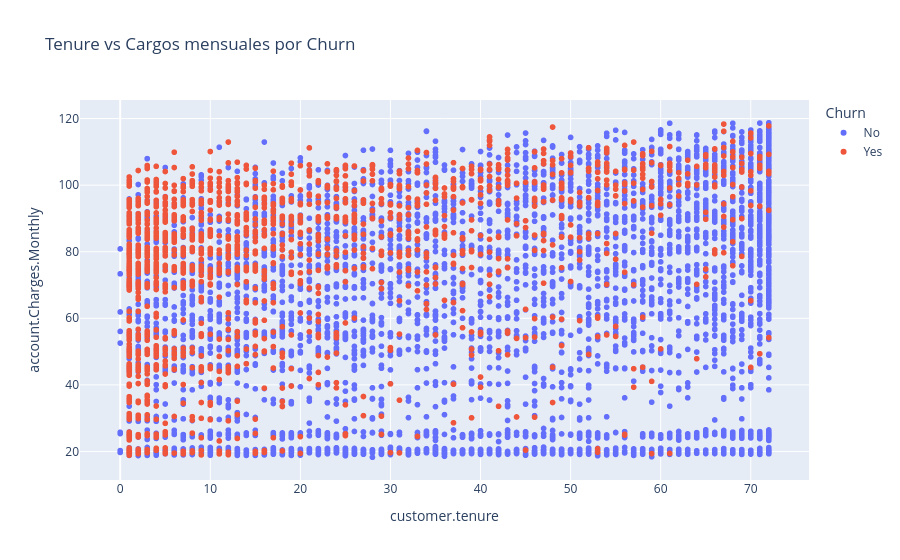

The cell this chart's notebook holds for it:
### Code cell
px.scatter(df_plano,
           x="customer.tenure",
           y="account.Charges.Monthly",
           color="Churn",
           title="Tenure vs Cargos mensuales por Churn")

### Figure 1 — Plotly figure (JSON) as saved in the notebook; plotly's stock layout.template omitted (floating-point values rounded to 4 significant figures; data arrays with more than 128 entries replaced by an {"elided": "..."} marker saying what was removed)
{"data": [{"hovertemplate": "Churn=No<br>customer.tenure=%{x}<br>account.Charges.Monthly=%{y}<extra></extra>", "legendgroup": "No", "marker": {"color": "#636efa", "symbol": "circle"}, "mode": "markers", "name": "No", "showlegend": true, "type": "scattergl", "x": {"elided": "5174 float values"}, "xaxis": "x", "y": {"elided": "5174 float values"}, "yaxis": "y"}, {"hovertemplate": "Churn=Yes<br>customer.tenure=%{x}<br>account.Charges.Monthly=%{y}<extra></extra>", "legendgroup": "Yes", "marker": {"color": "#EF553B", "symbol": "circle"}, "mode": "markers", "name": "Yes", "showlegend": true, "type": "scattergl", "x": {"elided": "1869 float values"}, "xaxis": "x", "y": {"elided": "1869 float values"}, "yaxis": "y"}], "layout": {"legend": {"title": {"text": "Churn"}, "tracegroupgap": 0}, "title": {"text": "Tenure vs Cargos mensuales por Churn"}, "xaxis": {"anchor": "y", "domain": [0, 1], "title": {"text": "customer.tenure"}}, "yaxis": {"anchor": "x", "domain": [0, 1], "title": {"text": "account.Charges.Monthly"}}}}
